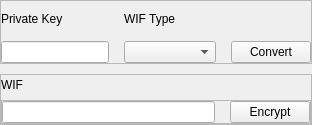
         <widget class="QWidget" name="noECQWidget">
          <layout class="QVBoxLayout" name="noECVLayout">
           <property name="spacing">
            <number>10</number>
           </property>
           <property name="leftMargin">
            <number>0</number>
           </property>
           <property name="topMargin">
            <number>0</number>
           </property>
           <property name="rightMargin">
            <number>0</number>
           </property>
           <property name="bottomMargin">
            <number>0</number>
           </property>
           <item>
            <widget class="QFrame" name="noECPrivateKeyAndWifTypeContainerQFrame">
             <property name="frameShape">
              <enum>QFrame::Shape::StyledPanel</enum>
             </property>
             <property name="frameShadow">
              <enum>QFrame::Shadow::Raised</enum>
             </property>
             <layout class="QHBoxLayout" name="noECPrivateKeyAndWifTypeContainerHLayout_2">
              <property name="spacing">
               <number>15</number>
              </property>
              <property name="leftMargin">
               <number>0</number>
              </property>
              <property name="topMargin">
               <number>0</number>
              </property>
              <property name="rightMargin">
               <number>0</number>
              </property>
              <property name="bottomMargin">
               <number>0</number>
              </property>
              <item>
               <widget class="QFrame" name="noECPrivateKeyContainerQFrame">
                <layout class="QVBoxLayout" name="noECPrivateKeyContainerQFrameVLayout">
                 <property name="spacing">
                  <number>5</number>
                 </property>
                 <property name="leftMargin">
                  <number>0</number>
                 </property>
                 <property name="topMargin">
                  <number>0</number>
                 </property>
                 <property name="rightMargin">
                  <number>0</number>
                 </property>
                 <property name="bottomMargin">
                  <number>0</number>
                 </property>
                 <item>
                  <widget class="QFrame" name="noECPrivateKeyLabelContainerQFrame">
                   <layout class="QHBoxLayout" name="noECPrivateKeyLabelContainerQFrameHLayout">
                    <property name="spacing">
                     <number>15</number>
                    </property>
                    <property name="leftMargin">
                     <number>0</number>
                    </property>
                    <property name="topMargin">
                     <number>0</number>
                    </property>
                    <property name="rightMargin">
                     <number>0</number>
                    </property>
                    <property name="bottomMargin">
                     <number>0</number>
                    </property>
                    <item>
                     <widget class="QLabel" name="noECPrivateKeyQLabel">
                      <property name="text">
                       <string>Private Key</string>
                      </property>
                     </widget>
                    </item>
                    <item>
                     <spacer name="noECPrivateKeyLabelContainerQFrameHSpacer">
                      <property name="orientation">
                       <enum>Qt::Orientation::Horizontal</enum>
                      </property>
                      <property name="sizeHint" stdset="0">
                       <size>
                        <width>40</width>
                        <height>20</height>
                       </size>
                      </property>
                     </spacer>
                    </item>
                   </layout>
                  </widget>
                 </item>
                 <item>
                  <widget class="QLineEdit" name="noECPrivateKeyQLineEdit"/>
                 </item>
                </layout>
               </widget>
              </item>
              <item>
               <widget class="QFrame" name="noECWIFTypeContainerQFrame">
                <property name="maximumSize">
                 <size>
                  <width>145</width>
                  <height>16777215</height>
                 </size>
                </property>
                <layout class="QVBoxLayout" name="noECWIFTypeContainerQFrameVLayout">
                 <property name="spacing">
                  <number>5</number>
                 </property>
                 <property name="leftMargin">
                  <number>0</number>
                 </property>
                 <property name="topMargin">
                  <number>0</number>
                 </property>
                 <property name="rightMargin">
                  <number>0</number>
                 </property>
                 <property name="bottomMargin">
                  <number>0</number>
                 </property>
                 <item>
                  <widget class="QFrame" name="noECWIFTypeLabelContainerQFrame">
                   <layout class="QHBoxLayout" name="noECWIFTypeLabelContainerQFrameHLayout">
                    <property name="spacing">
                     <number>15</number>
                    </property>
                    <property name="leftMargin">
                     <number>0</number>
                    </property>
                    <property name="topMargin">
                     <number>0</number>
                    </property>
                    <property name="rightMargin">
                     <number>0</number>
                    </property>
                    <property name="bottomMargin">
                     <number>0</number>
                    </property>
                    <item>
                     <widget class="QLabel" name="noECWIFTypeQLabel">
                      <property name="text">
                       <string>WIF Type</string>
                      </property>
                     </widget>
                    </item>
                    <item>
                     <spacer name="noECWIFTypeLabelContainerQFrameHSpacer">
                      <property name="orientation">
                       <enum>Qt::Orientation::Horizontal</enum>
                      </property>
                      <property name="sizeHint" stdset="0">
                       <size>
                        <width>40</width>
                        <height>20</height>
                       </size>
                      </property>
                     </spacer>
                    </item>
                   </layout>
                  </widget>
                 </item>
                 <item>
                  <widget class="QComboBox" name="noECWIFTypeQComboBox">
                   <property name="placeholderText">
                    <string>(Select)</string>
                   </property>
                  </widget>
                 </item>
                </layout>
               </widget>
              </item>
              <item>
               <widget class="QFrame" name="noECCovertButtonContainerQFrame">
                <property name="maximumSize">
                 <size>
                  <width>115</width>
                  <height>16777215</height>
                 </size>
                </property>
                <layout class="QVBoxLayout" name="noECConvertContainerQFrameVLayout">
                 <property name="spacing">
                  <number>5</number>
                 </property>
                 <property name="leftMargin">
                  <number>0</number>
                 </property>
                 <property name="topMargin">
                  <number>0</number>
                 </property>
                 <property name="rightMargin">
                  <number>0</number>
                 </property>
                 <property name="bottomMargin">
                  <number>0</number>
                 </property>
                 <item>
                  <widget class="QFrame" name="noECPrivateKeyButtonContainerQFrame">
                   <property name="layoutDirection">
                    <enum>Qt::LayoutDirection::LeftToRight</enum>
                   </property>
                   <layout class="QVBoxLayout" name="noECPrivateKeyButtonHLayout">
                    <property name="spacing">
                     <number>5</number>
                    </property>
                    <property name="leftMargin">
                     <number>0</number>
                    </property>
                    <property name="topMargin">
                     <number>0</number>
                    </property>
                    <property name="rightMargin">
                     <number>0</number>
                    </property>
                    <property name="bottomMargin">
                     <number>0</number>
                    </property>
                    <item>
                     <spacer name="noECPrivateKeyButtonSpacer">
                      <property name="orientation">
                       <enum>Qt::Orientation::Vertical</enum>
                      </property>
                      <property name="sizeHint" stdset="0">
                       <size>
                        <width>20</width>
                        <height>40</height>
                       </size>
                      </property>
                     </spacer>
                    </item>
                    <item>
                     <widget class="QPushButton" name="noECPrivateKeyConvertQPushButton">
                      <property name="cursor">
                       <cursorShape>PointingHandCursor</cursorShape>
                      </property>
                      <property name="text">
                       <string>Convert</string>
                      </property>
                     </widget>
                    </item>
                   </layout>
                  </widget>
                 </item>
                </layout>
               </widget>
              </item>
             </layout>
            </widget>
           </item>
           <item>
            <widget class="QFrame" name="noECWIFAndButtonContainerQFrame">
             <property name="frameShape">
              <enum>QFrame::Shape::StyledPanel</enum>
             </property>
             <property name="frameShadow">
              <enum>QFrame::Shadow::Raised</enum>
             </property>
             <layout class="QHBoxLayout" name="noECWIFHorizontalLayout">
              <property name="spacing">
               <number>15</number>
              </property>
              <property name="leftMargin">
               <number>0</number>
              </property>
              <property name="topMargin">
               <number>0</number>
              </property>
              <property name="rightMargin">
               <number>0</number>
              </property>
              <property name="bottomMargin">
               <number>0</number>
              </property>
              <item>
               <widget class="QFrame" name="noECWIFContainerQFrame">
                <layout class="QVBoxLayout" name="noECWIFContainerQFrameVLayout">
                 <property name="spacing">
                  <number>5</number>
                 </property>
                 <property name="leftMargin">
                  <number>0</number>
                 </property>
                 <property name="topMargin">
                  <number>0</number>
                 </property>
                 <property name="rightMargin">
                  <number>0</number>
                 </property>
                 <property name="bottomMargin">
                  <number>0</number>
                 </property>
                 <item>
                  <widget class="QFrame" name="noECWIFwifLableContainerQFrame">
                   <layout class="QHBoxLayout" name="noECWIFLabelContainerQFrameHLayout">
                    <property name="spacing">
                     <number>15</number>
                    </property>
                    <property name="leftMargin">
                     <number>0</number>
                    </property>
                    <property name="topMargin">
                     <number>0</number>
                    </property>
                    <property name="rightMargin">
                     <number>0</number>
                    </property>
                    <property name="bottomMargin">
                     <number>0</number>
                    </property>
                    <item>
                     <widget class="QLabel" name="noECWIFQLabel">
                      <property name="text">
                       <string>WIF</string>
                      </property>
                     </widget>
                    </item>
                    <item>
                     <spacer name="noECWIFLabelContainerQFrameHSpacer">
                      <property name="orientation">
                       <enum>Qt::Orientation::Horizontal</enum>
                      </property>
                      <property name="sizeHint" stdset="0">
                       <size>
                        <width>40</width>
                        <height>20</height>
                       </size>
                      </property>
                     </spacer>
                    </item>
                   </layout>
                  </widget>
                 </item>
                 <item>
                  <widget class="QFrame" name="noECWIFAndEncyptContainerQFrame">
                   <property name="frameShape">
                    <enum>QFrame::Shape::StyledPanel</enum>
                   </property>
                   <property name="frameShadow">
                    <enum>QFrame::Shadow::Raised</enum>
                   </property>
                   <layout class="QHBoxLayout" name="noECWIFContainerVLayout">
                    <property name="spacing">
                     <number>15</number>
                    </property>
                    <property name="leftMargin">
                     <number>0</number>
                    </property>
                    <property name="topMargin">
                     <number>0</number>
                    </property>
                    <property name="rightMargin">
                     <number>0</number>
                    </property>
                    <property name="bottomMargin">
                     <number>0</number>
                    </property>
                    <item>
                     <widget class="QLineEdit" name="noECWIFQLineEdit"/>
                    </item>
                    <item>
                     <widget class="QPushButton" name="noECEncryptQPushButton">
                      <property name="sizePolicy">
                       <sizepolicy hsizetype="Preferred" vsizetype="Fixed">
                        <horstretch>0</horstretch>
                        <verstretch>0</verstretch>
                       </sizepolicy>
                      </property>
                      <property name="cursor">
                       <cursorShape>PointingHandCursor</cursorShape>
                      </property>
                      <property name="text">
                       <string>Encrypt</string>
                      </property>
                     </widget>
                    </item>
                   </layout>
                  </widget>
                 </item>
                </layout>
               </widget>
              </item>
             </layout>
            </widget>
           </item>
          </layout>
         </widget>
